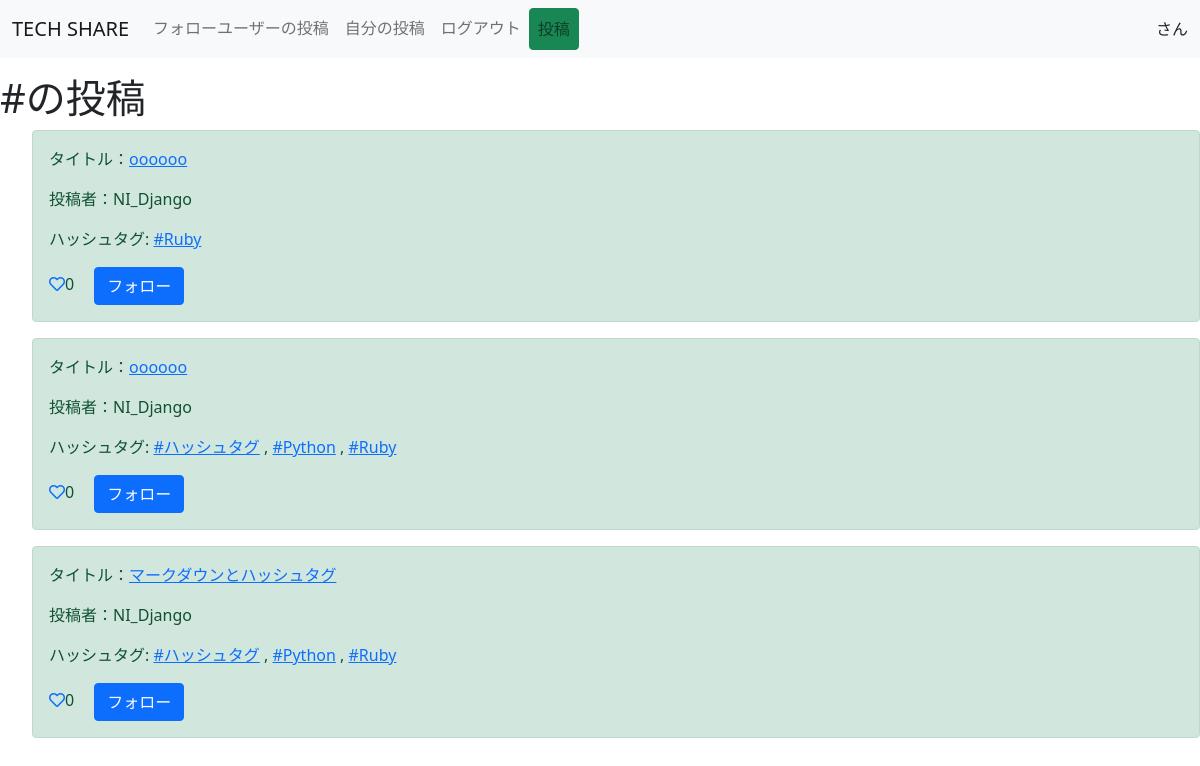
Page /tag/Ruby/ on the committed database.
### snsapp/models.py (models this page shows, shortened)
class Post(models.Model):
   title = models.CharField(max_length=100)
   content = MarkdownxField('本文', help_text='Markdown形式で書いてください。')
   user = models.ForeignKey(User, on_delete=models.CASCADE)
   like = models.ManyToManyField(User, related_name='related_post', blank=True)
   created_at = models.DateTimeField(auto_now_add=True)
   tag = models.ManyToManyField(Tag)
   class Meta:
       ordering = ["-created_at"]

class Tag(models.Model):
    name = models.CharField(max_length=50)

### snsapp/views.py (the view)
# urls.py: path('tag/<str:tag>/', TaggedPosts.as_view(), name='tagged-posts'),
class TaggedPosts(ListView):
    model = Post
    template_name = 'tagged_posts.html'
    def get_queryset(self):
        tag_name = self.kwargs['tag']
        try:
            tag = Tag.objects.get(name=tag_name)
        except Tag.DoesNotExist:
            raise Http404("Tag does not exist")
        return tag.post_set.all()

### templates/tagged_posts.html
{% extends 'base.html' %}
{% block content %}
    <h1>#{{ tag.name }}の投稿</h1>
    <ul>
        {% for item in object_list %}
        <div class="alert alert-success" role="alert">
           <p>タイトル：<a href="{% url 'detail' item.pk %}">{{item.title}}</a></p>
           <p>投稿者：{{item.user.username}}</p>
           {% if item.tag.all %}
           <p>
             ハッシュタグ:
             {% for tag in item.tag.all %}
               <a href="{% url 'tagged-posts' tag.name %}">#{{ tag.name }}</a>
               {% if not forloop.last %}, {% endif %}
             {% endfor %}
           </p>
           {% endif %}
           {% if request.user in item.like.all %}
           <a href="{% url 'like-home' item.pk %}" class="like-btn add-color" tabindex="-1" role="button" aria-disabled="true"><i class="far fa-heart"></i></a>{{item.like.count}}
           {% else %}
           <a href="{% url 'like-home' item.pk %}" class="like-btn" tabindex="-1" role="button" aria-disabled="true"><i class="far fa-heart"></i></a>{{item.like.count}}
           {% endif %}
           {% if item.user in connection.0.following.all %}
           <a href="{% url 'follow-home' item.pk %}" class="btn btn-danger ms-3" tabindex="-1" role="button" aria-disabled="true">フォロー解除</a>
           {% else %}
           <a href="{% url 'follow-home' item.pk %}" class="btn btn-primary ms-3" tabindex="-1" role="button" aria-disabled="true">フォロー</a>
           {% endif %}
        </div>
        {% endfor %}
    </ul>
{% endblock %}

### rows in the picture
Post: title "oooooo", user.username "NI_Django", like.count "0", shows "フォロー"
Tag: name "Ruby"
Post: title "oooooo", user.username "NI_Django", like.count "0", shows "フォロー"
Tag: name "ハッシュタグ"
Tag: name "Python"
Post: title "マークダウンとハッシュタグ", user.username "NI_Django", like.count "0", shows "フォロー"
